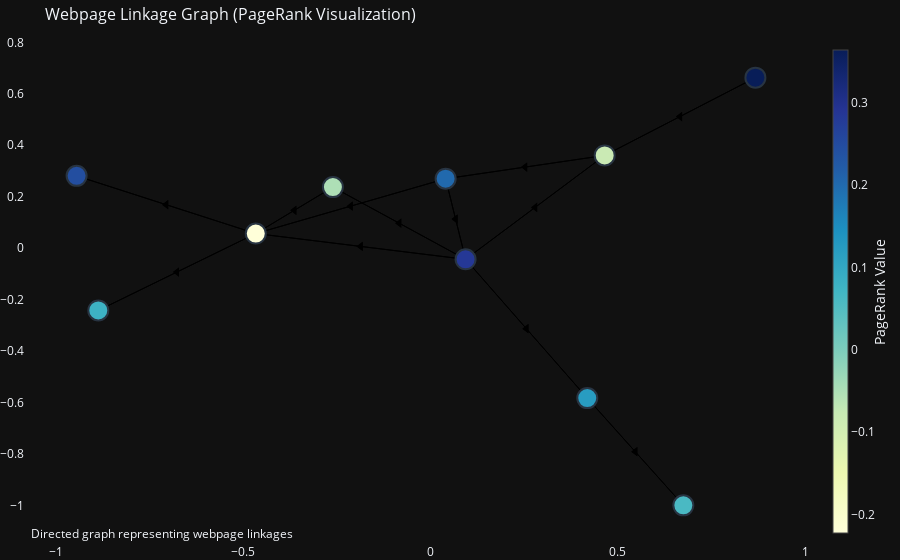
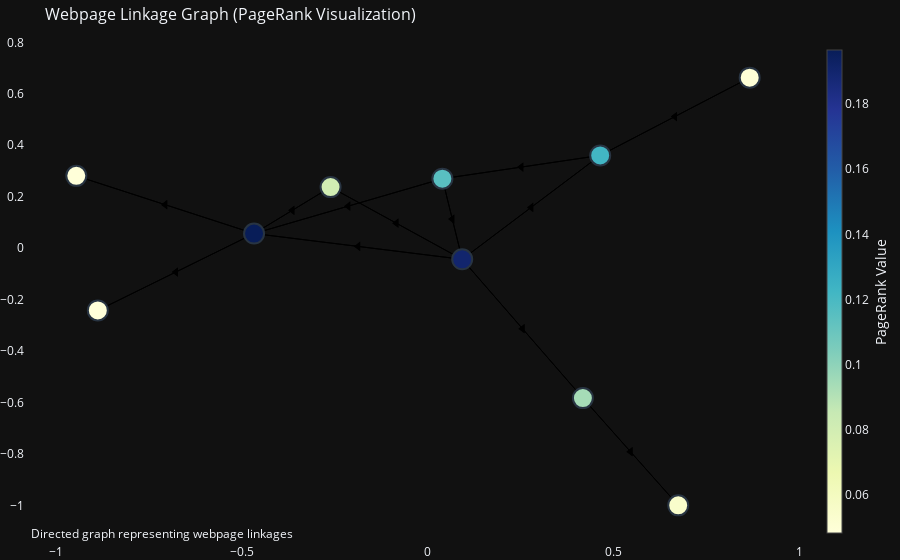

The cell these charts' notebook holds for them, in order:
### Markdown cell above
## Using decomposition 

Now that we have achieved a ranking that closely matches the actual values, we can proceed with a new approach. 

When we reach the stable distribution, the transition matrix $ T $ will no longer affect the current state. In other words, we are looking for a vector $ p $ such that:

$ p_t = T p_t $

Solving for $ p $ is equivalent to finding the eigenvector corresponding to the eigenvalue 1 of $ T $. To do this, we will use QR decomposition to solve the equation. 

### Tasks

1. **Implement an Efficient System of Equation Solver**:
   - Use QR decomposition to solve $ (T - I)p = 0 $, where $ I $ is the identity matrix.
   - - To find the null space of $ T - I $, we use the Gram-Schmidt process on $ (T - I)^T $ to obtain an orthonormal basis for the row space of $ T - I $. When examining vectors corresponding to larger diagonal values of $ R $, we can determine that these vectors do contribute significantly to the basis of the row space, while the remaining vectors form the null space. This method provides an approximate solution that is close to the exact answer. However, be aware that dividing by the norm in the Gram-Schmidt process can lead to numerical instability, so increasing the precision of calculations is advisable.

2. **Compare Results**:
   - Compare the computed $ p $ with the actual values to evaluate the accuracy.

For a deeper understanding of the PageRank algorithm, you can watch this video: [PageRank Algorithm](https://www.youtube.com/watch?v=TU0ankRcHmo).

### Code cell
import numpy as np  

global myProbs_g  # Initialize global probability variable.  

def gram_schmidt_qr(A):  
    """  
    Perform QR decomposition through the Gram-Schmidt method.  
  
    Parameters:  
    - A (numpy.ndarray): 2D array (m x n) with m rows and n columns of full rank.  

    Returns:  
    - Q (numpy.ndarray): An m x n matrix with orthogonal columns.  
    - R (numpy.ndarray): An n x n upper triangular matrix.  
    """  
    num_rows, num_cols = A.shape  # Retrieve matrix dimensions  
    Q = np.zeros((num_rows, num_cols))  # Allocate memory for Q matrix  
    R = np.zeros((num_cols, num_cols))  # Allocate memory for R matrix  

    for j in range(num_cols):  
        v = A[:, j]  

        for i in range(j):  
            R[i, j] = np.dot(Q[:, i], v)  # Store the projection in R  
            v -= R[i, j] * Q[:, i]  # Update v to remove the projection  

        R[j, j] = np.linalg.norm(v)  # Store the norm in R  
        if R[j, j] == 0:  # Check for zero norm  
            raise ValueError("Zero norm encountered; cannot normalize.")  
        Q[:, j] = v / R[j, j]  # Normalize v and store it in Q  

    return Q, R  # Provide the orthogonal and upper triangular matrices as output  

def compute_null_space_qr(A, tol=1e-15):   
    global myProbs_g  # Access the global variable for probabilities  

    Q, R = gram_schmidt_qr(A.T)  # Perform QR on the transpose of A  

    null_space_indices = np.flatnonzero(np.abs(np.diag(R)) < tol)  # Identify null space indices  
    if null_space_indices.size == 0:  
        raise ValueError("No null space found; please review the tolerance setting.")  

    null_space_vectors = Q[:, null_space_indices]  # Extract the null space vectors  
    norms = np.linalg.norm(null_space_vectors, axis=0)  # Compute the norms of the vectors  
    max_norm_idx = np.argmax(norms)  # Locate the index of the largest norm  

    myProbs_g = null_space_vectors[:, max_norm_idx]  # Select the vector with the largest norm  

    total = np.sum(myProbs_g)  
    if total == 0:  
        raise ValueError("Cannot normalize: sum of probabilities is zero.")  
    
    myProbs_g /= total  # Normalize to create a probability distribution  

    # Visualize the results  
    visualize_graph(graph, testMine=True, myProbs=myProbs_g)  
    visualize_graph(graph)  

    return myProbs_g  # Return the normalized probabilities  

# Execute the function and print the outputs  
null_space = compute_null_space_qr(normalizedTransitions - np.eye(adj.shape[0]))  
print(null_space)  # Display the null space  
print("Stored myProbs for later use:", myProbs_g)  # Output the stored probabilities  
print('Actual Probs:', goalProbs)

### Figure 1 — Plotly figure (JSON) as saved in the notebook; plotly's stock layout.template omitted (floating-point values rounded to 4 significant figures)
{"data": [{"hoverinfo": "none", "line": {"color": "black", "width": 1}, "mode": "lines", "x": [0.8672, 0.4649, null, 0.4649, 0.8672, null, 0.4649, 0.04023, null, 0.4649, 0.09353, null, -0.887, -0.4666, null, -0.4666, -0.887, null, -0.4666, -0.2606, null, -0.4666, -0.9449, null, -0.4666, 0.04023, null, -0.4666, 0.09353, null, -0.2606, -0.4666, null, -0.2606, 0.09353, null, 0.09353, -0.2606, null, 0.09353, 0.4184, null, 0.09353, -0.4666, null, 0.09353, 0.04023, null, 0.09353, 0.4649, null, 0.4184, 0.6749, null, 0.4184, 0.09353, null, 0.6749, 0.4184, null, -0.9449, -0.4666, null, 0.04023, -0.4666, null, 0.04023, 0.4649, null, 0.04023, 0.09353, null], "y": [0.663, 0.3605, null, 0.3605, 0.663, null, 0.3605, 0.27, null, 0.3605, -0.04339, null, -0.2423, 0.05684, null, 0.05684, -0.2423, null, 0.05684, 0.2373, null, 0.05684, 0.2811, null, 0.05684, 0.27, null, 0.05684, -0.04339, null, 0.2373, 0.05684, null, 0.2373, -0.04339, null, -0.04339, 0.2373, null, -0.04339, -0.583, null, -0.04339, 0.05684, null, -0.04339, 0.27, null, -0.04339, 0.3605, null, -0.583, -1.0, null, -0.583, -0.04339, null, -1.0, -0.583, null, 0.2811, 0.05684, null, 0.27, 0.05684, null, 0.27, 0.3605, null, 0.27, -0.04339, null], "type": "scatter"}, {"hoverinfo": "none", "marker": {"angle": -90, "color": "black", "size": 8, "symbol": "triangle-up"}, "mode": "markers", "x": [0.6661, 0.6661, 0.2526, 0.2792, -0.6768, -0.6768, -0.3636, -0.7057, -0.2132, -0.1865, -0.3636, -0.08356, -0.08356, 0.2559, -0.1865, 0.06688, 0.2792, 0.5466, 0.2559, 0.5466, -0.7057, -0.2132, 0.2526, 0.06688], "y": [0.5117, 0.5117, 0.3152, 0.1585, -0.09273, -0.09273, 0.1471, 0.169, 0.1634, 0.006724, 0.1471, 0.09696, 0.09696, -0.3132, 0.006724, 0.1133, 0.1585, -0.7915, -0.3132, -0.7915, 0.169, 0.1634, 0.3152, 0.1133], "type": "scatter"}, {"hoverinfo": "text", "marker": {"color": [0.3636, -0.08081, 0.07828, -0.2222, -0.05051, 0.2828, 0.1212, 0.06061, 0.2449, 0.202], "colorbar": {"thickness": 15, "title": {"side": "right", "text": "PageRank Value"}, "xanchor": "left"}, "colorscale": [[0.0, "rgb(255,255,217)"], [0.125, "rgb(237,248,177)"], [0.25, "rgb(199,233,180)"], [0.375, "rgb(127,205,187)"], [0.5, "rgb(65,182,196)"], [0.625, "rgb(29,145,192)"], [0.75, "rgb(34,94,168)"], [0.875, "rgb(37,52,148)"], [1.0, "rgb(8,29,88)"]], "line": {"width": 2}, "showscale": true, "size": 20}, "mode": "markers", "text": ["Page 0 - PageRank: 0.364", "Page 8 - PageRank: -0.081", "Page 1 - PageRank: 0.078", "Page 5 - PageRank: -0.222", "Page 2 - PageRank: -0.051", "Page 9 - PageRank: 0.283", "Page 3 - PageRank: 0.121", "Page 6 - PageRank: 0.061", "Page 4 - PageRank: 0.245", "Page 7 - PageRank: 0.202"], "x": [0.8672, 0.4649, -0.887, -0.4666, -0.2606, 0.09353, 0.4184, 0.6749, -0.9449, 0.04023], "y": [0.663, 0.3605, -0.2423, 0.05684, 0.2373, -0.04339, -0.583, -1.0, 0.2811, 0.27], "type": "scatter"}], "layout": {"annotations": [{"showarrow": false, "text": "Directed graph representing webpage linkages", "x": 0.005, "xref": "paper", "y": -0.002, "yref": "paper"}], "hovermode": "closest", "margin": {"b": 0, "l": 0, "r": 0, "t": 40}, "showlegend": false, "title": {"font": {"size": 16}, "text": "Webpage Linkage Graph (PageRank Visualization)"}, "xaxis": {"showgrid": false, "zeroline": false}, "yaxis": {"showgrid": false, "zeroline": false}}}

### Figure 2 — Plotly figure (JSON) as saved in the notebook; plotly's stock layout.template omitted (floating-point values rounded to 4 significant figures)
{"data": [{"hoverinfo": "none", "line": {"color": "black", "width": 1}, "mode": "lines", "x": [0.8672, 0.4649, null, 0.4649, 0.8672, null, 0.4649, 0.04023, null, 0.4649, 0.09353, null, -0.887, -0.4666, null, -0.4666, -0.887, null, -0.4666, -0.2606, null, -0.4666, -0.9449, null, -0.4666, 0.04023, null, -0.4666, 0.09353, null, -0.2606, -0.4666, null, -0.2606, 0.09353, null, 0.09353, -0.2606, null, 0.09353, 0.4184, null, 0.09353, -0.4666, null, 0.09353, 0.04023, null, 0.09353, 0.4649, null, 0.4184, 0.6749, null, 0.4184, 0.09353, null, 0.6749, 0.4184, null, -0.9449, -0.4666, null, 0.04023, -0.4666, null, 0.04023, 0.4649, null, 0.04023, 0.09353, null], "y": [0.663, 0.3605, null, 0.3605, 0.663, null, 0.3605, 0.27, null, 0.3605, -0.04339, null, -0.2423, 0.05684, null, 0.05684, -0.2423, null, 0.05684, 0.2373, null, 0.05684, 0.2811, null, 0.05684, 0.27, null, 0.05684, -0.04339, null, 0.2373, 0.05684, null, 0.2373, -0.04339, null, -0.04339, 0.2373, null, -0.04339, -0.583, null, -0.04339, 0.05684, null, -0.04339, 0.27, null, -0.04339, 0.3605, null, -0.583, -1.0, null, -0.583, -0.04339, null, -1.0, -0.583, null, 0.2811, 0.05684, null, 0.27, 0.05684, null, 0.27, 0.3605, null, 0.27, -0.04339, null], "type": "scatter"}, {"hoverinfo": "none", "marker": {"angle": -90, "color": "black", "size": 8, "symbol": "triangle-up"}, "mode": "markers", "x": [0.6661, 0.6661, 0.2526, 0.2792, -0.6768, -0.6768, -0.3636, -0.7057, -0.2132, -0.1865, -0.3636, -0.08356, -0.08356, 0.2559, -0.1865, 0.06688, 0.2792, 0.5466, 0.2559, 0.5466, -0.7057, -0.2132, 0.2526, 0.06688], "y": [0.5117, 0.5117, 0.3152, 0.1585, -0.09273, -0.09273, 0.1471, 0.169, 0.1634, 0.006724, 0.1471, 0.09696, 0.09696, -0.3132, 0.006724, 0.1133, 0.1585, -0.7915, -0.3132, -0.7915, 0.169, 0.1634, 0.3152, 0.1133], "type": "scatter"}, {"hoverinfo": "text", "marker": {"color": [0.0496, 0.1221, 0.04842, 0.1966, 0.0807, 0.1899, 0.09399, 0.05495, 0.04842, 0.1153], "colorbar": {"thickness": 15, "title": {"side": "right", "text": "PageRank Value"}, "xanchor": "left"}, "colorscale": [[0.0, "rgb(255,255,217)"], [0.125, "rgb(237,248,177)"], [0.25, "rgb(199,233,180)"], [0.375, "rgb(127,205,187)"], [0.5, "rgb(65,182,196)"], [0.625, "rgb(29,145,192)"], [0.75, "rgb(34,94,168)"], [0.875, "rgb(37,52,148)"], [1.0, "rgb(8,29,88)"]], "line": {"width": 2}, "showscale": true, "size": 20}, "mode": "markers", "text": ["Page 0 - PageRank: 0.050", "Page 8 - PageRank: 0.122", "Page 1 - PageRank: 0.048", "Page 5 - PageRank: 0.197", "Page 2 - PageRank: 0.081", "Page 9 - PageRank: 0.190", "Page 3 - PageRank: 0.094", "Page 6 - PageRank: 0.055", "Page 4 - PageRank: 0.048", "Page 7 - PageRank: 0.115"], "x": [0.8672, 0.4649, -0.887, -0.4666, -0.2606, 0.09353, 0.4184, 0.6749, -0.9449, 0.04023], "y": [0.663, 0.3605, -0.2423, 0.05684, 0.2373, -0.04339, -0.583, -1.0, 0.2811, 0.27], "type": "scatter"}], "layout": {"annotations": [{"showarrow": false, "text": "Directed graph representing webpage linkages", "x": 0.005, "xref": "paper", "y": -0.002, "yref": "paper"}], "hovermode": "closest", "margin": {"b": 0, "l": 0, "r": 0, "t": 40}, "showlegend": false, "title": {"font": {"size": 16}, "text": "Webpage Linkage Graph (PageRank Visualization)"}, "xaxis": {"showgrid": false, "zeroline": false}, "yaxis": {"showgrid": false, "zeroline": false}}}
